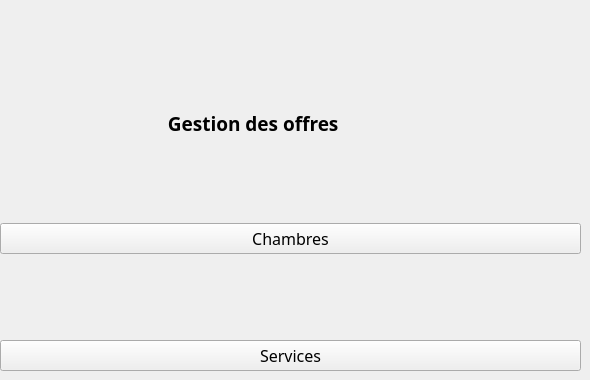
      <widget class="QWidget" name="Menu">
       <widget class="QWidget" name="verticalLayoutWidget">
        <property name="geometry">
         <rect>
          <x>0</x>
          <y>10</y>
          <width>581</width>
          <height>361</height>
         </rect>
        </property>
        <layout class="QVBoxLayout" name="verticalLayout_2">
         <item>
          <spacer name="verticalSpacer_2">
           <property name="orientation">
            <enum>Qt::Vertical</enum>
           </property>
           <property name="sizeHint" stdset="0">
            <size>
             <width>20</width>
             <height>40</height>
            </size>
           </property>
          </spacer>
         </item>
         <item>
          <widget class="QLabel" name="animation_service">
           <property name="text">
            <string/>
           </property>
          </widget>
         </item>
         <item>
          <widget class="QLabel" name="label">
           <property name="font">
            <font>
             <family>Quicksand-SemiBold</family>
             <pointsize>14</pointsize>
             <weight>75</weight>
             <bold>true</bold>
             <stylestrategy>PreferAntialias</stylestrategy>
            </font>
           </property>
           <property name="mouseTracking">
            <bool>false</bool>
           </property>
           <property name="text">
            <string>                                  Gestion des offres</string>
           </property>
          </widget>
         </item>
         <item>
          <spacer name="verticalSpacer">
           <property name="orientation">
            <enum>Qt::Vertical</enum>
           </property>
           <property name="sizeHint" stdset="0">
            <size>
             <width>20</width>
             <height>40</height>
            </size>
           </property>
          </spacer>
         </item>
         <item>
          <widget class="QPushButton" name="pushButton_menuChambres">
           <property name="font">
            <font>
             <family>Quicksand-SemiBold</family>
             <pointsize>12</pointsize>
            </font>
           </property>
           <property name="text">
            <string>Chambres</string>
           </property>
          </widget>
         </item>
         <item>
          <spacer name="verticalSpacer_3">
           <property name="orientation">
            <enum>Qt::Vertical</enum>
           </property>
           <property name="sizeHint" stdset="0">
            <size>
             <width>20</width>
             <height>40</height>
            </size>
           </property>
          </spacer>
         </item>
         <item>
          <widget class="QPushButton" name="pushButton_menuServices">
           <property name="font">
            <font>
             <family>Quicksand-SemiBold</family>
             <pointsize>12</pointsize>
            </font>
           </property>
           <property name="text">
            <string>Services</string>
           </property>
          </widget>
         </item>
        </layout>
       </widget>
      </widget>
